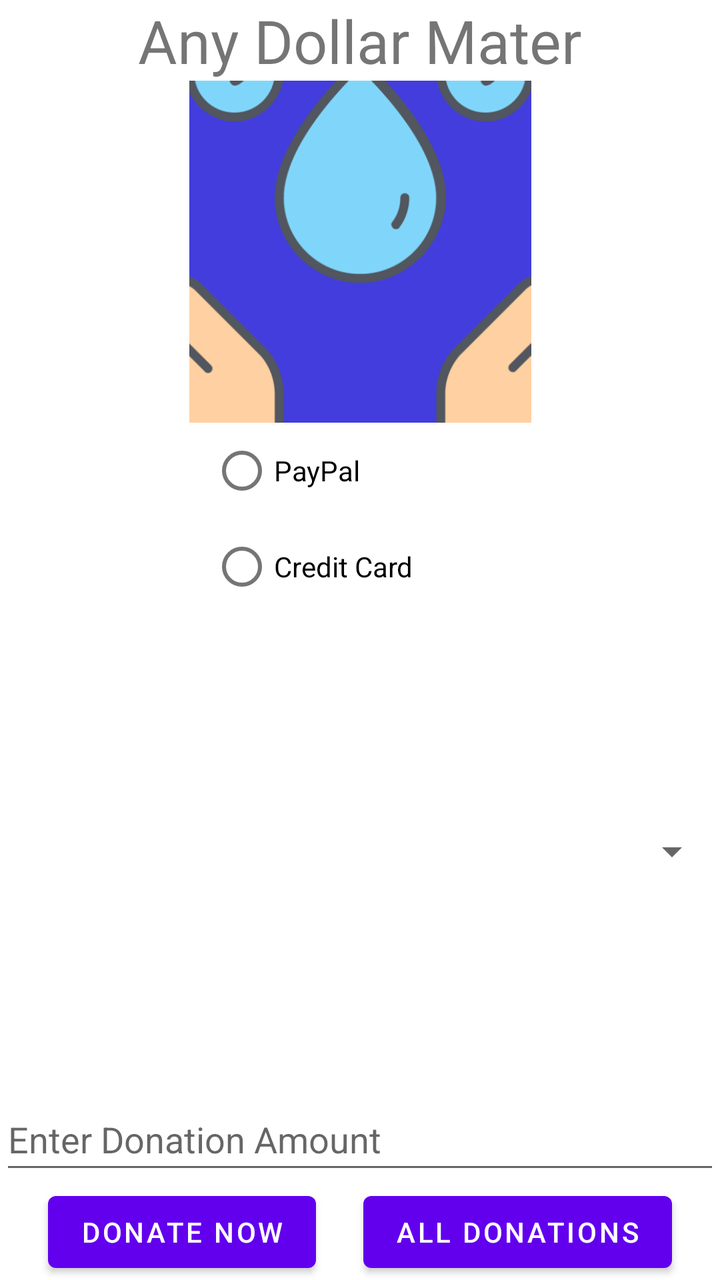
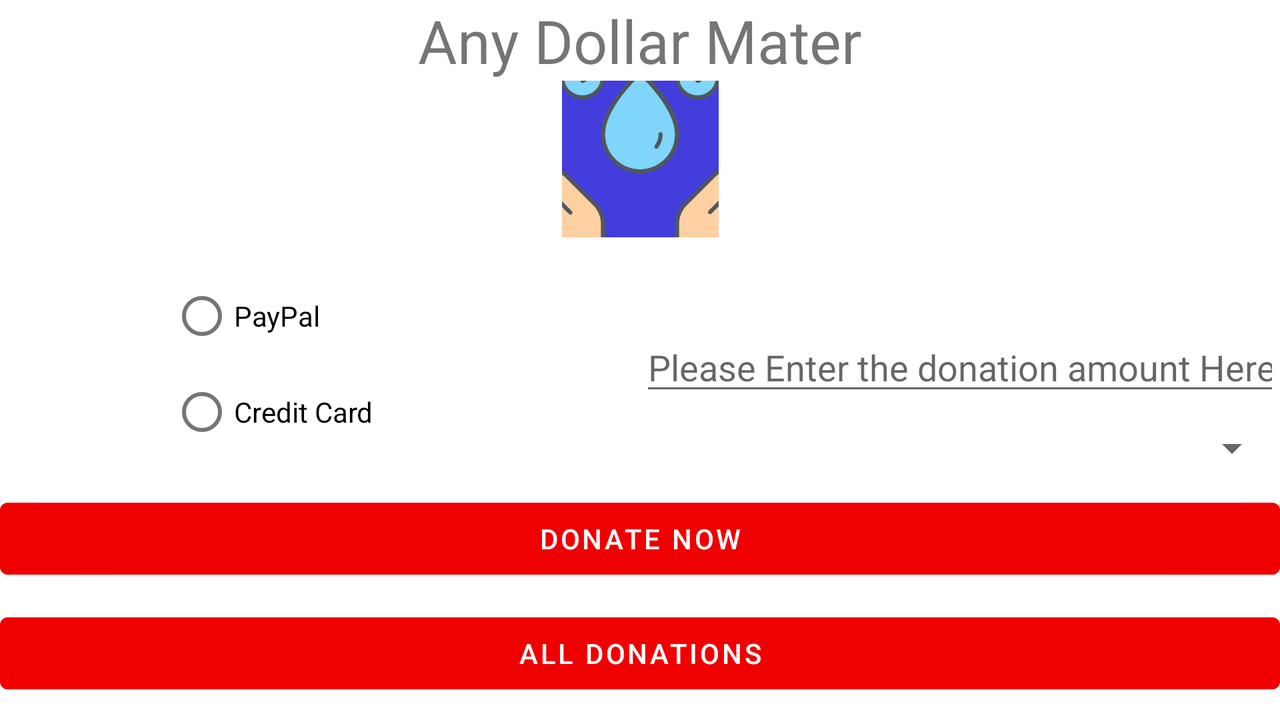

Compare how this app lays out the same screen by default and in its alternative resource folder. The renders come first, then the two layout files and the values they reference.
<!-- AndroidManifest.xml: application theme Theme.SimpileCalculator -->
<!-- res/layout/activity_donation.xml -->
<?xml version="1.0" encoding="utf-8"?>
<androidx.constraintlayout.widget.ConstraintLayout xmlns:android="http://schemas.android.com/apk/res/android"
    xmlns:app="http://schemas.android.com/apk/res-auto"
    xmlns:tools="http://schemas.android.com/tools"
    android:id="@+id/relativeLayout"
    android:layout_width="match_parent"
    android:layout_height="match_parent"
    tools:context=".DonationActivity">

    <TextView
        android:id="@+id/title"
        android:layout_width="0dp"
        android:layout_height="wrap_content"
        android:gravity="center"
        android:text="@string/any_dollar_mater"
        android:textSize="30sp"
        app:layout_constraintBottom_toTopOf="@id/image"
        app:layout_constraintEnd_toEndOf="parent"
        app:layout_constraintStart_toStartOf="parent"
        app:layout_constraintTop_toTopOf="parent"/>



    <ImageView
        android:id="@+id/image"
        android:layout_width="0dp"
        android:layout_height="0dp"
        android:src="@drawable/image"
        app:layout_constraintBottom_toTopOf="@+id/guideline2"
        app:layout_constraintEnd_toEndOf="parent"
        app:layout_constraintStart_toStartOf="parent"
        app:layout_constraintTop_toBottomOf="@+id/title" />

<RadioGroup
    android:id="@+id/radiogroup"
    android:layout_width="0dp"
    android:layout_height="wrap_content"
    app:layout_constraintEnd_toEndOf="parent"
    app:layout_constraintStart_toStartOf="parent"
    app:layout_constraintBottom_toTopOf="@id/currency_spinner"
    app:layout_constraintTop_toBottomOf="@id/guideline2"
    app:layout_constraintVertical_chainStyle="spread_inside"
    >
    <RadioButton
        android:id="@+id/paypal"
        android:layout_width="150dp"
        android:layout_height="wrap_content"
        android:text="PayPal"
        android:layout_gravity="center"
        />

    <RadioButton
        android:id="@+id/creditCard"
        android:layout_width="150dp"
        android:layout_height="wrap_content"
        android:text="Credit Card"
        android:layout_gravity="center"

        />

</RadioGroup>


    <Spinner
        android:id="@+id/currency_spinner"
        android:layout_width="0dp"
        android:layout_height="wrap_content"
        android:minHeight="48dp"
        app:layout_constraintBottom_toTopOf="@id/donation_amount"
        app:layout_constraintEnd_toEndOf="parent"
        app:layout_constraintStart_toStartOf="parent"
        app:layout_constraintTop_toBottomOf="@id/radiogroup" />

    <EditText
        android:id="@+id/donation_amount"
        android:layout_width="0dp"
        android:layout_height="wrap_content"
        android:hint="@string/please_enter_the_donation_amount_here"
        android:inputType="number"
        android:minHeight="48dp"
        app:layout_constraintBottom_toTopOf="@id/donate_button"
        app:layout_constraintEnd_toEndOf="parent"
        app:layout_constraintStart_toStartOf="parent"
        app:layout_constraintTop_toBottomOf="@id/currency_spinner"
        app:layout_constraintVertical_chainStyle="spread_inside" />

    <Button
        android:id="@+id/donate_button"
        android:layout_width="wrap_content"
        android:layout_height="wrap_content"
        android:text="Donate Now"
        app:layout_constraintBottom_toBottomOf="parent"
    app:layout_constraintEnd_toStartOf="@id/toListOfDonation"
        app:layout_constraintStart_toStartOf="parent"
        />
    <Button
        android:id="@+id/toListOfDonation"
        android:layout_width="wrap_content"
        android:layout_height="wrap_content"
        android:text="All Donations"
        app:layout_constraintTop_toBottomOf="@id/donation_amount"
        app:layout_constraintBottom_toBottomOf="parent"
        app:layout_constraintEnd_toEndOf="parent"
        app:layout_constraintStart_toEndOf="@id/donate_button"
        />
    <androidx.constraintlayout.widget.Guideline
        android:id="@+id/guideline2"
        android:layout_width="wrap_content"
        android:layout_height="wrap_content"
        android:orientation="horizontal"
        app:layout_constraintGuide_percent="0.33" />
</androidx.constraintlayout.widget.ConstraintLayout>
<!-- resources referenced by this layout -->
<resources>
  <!-- drawable image: png bitmap (drawable, 29227 bytes) -->
  <string name="any_dollar_mater">Any Dollar Mater</string>
  <string name="please_enter_the_donation_amount_here">Enter Donation Amount</string>
  <style name="Theme.SimpileCalculator" parent="Theme.MaterialComponents.DayNight.DarkActionBar">
          
          <item name="colorPrimary">@color/purple_500</item>
          <item name="colorPrimaryVariant">@color/purple_700</item>
          <item name="colorOnPrimary">@color/white</item>
          
          <item name="colorSecondary">@color/teal_200</item>
          <item name="colorSecondaryVariant">@color/teal_700</item>
          <item name="colorOnSecondary">@color/black</item>
          
          <item name="android:statusBarColor" tools:targetApi="l">?attr/colorPrimaryVariant</item>
          
      </style>
  <color name="purple_500">#FF6200EE</color>
  <color name="purple_700">#FF3700B3</color>
  <color name="white">#FFFFFFFF</color>
  <color name="teal_200">#FF03DAC5</color>
  <color name="teal_700">#FF018786</color>
  <color name="black">#FF000000</color>
</resources>
<!-- res/layout-land/activity_donation.xml (the repository's variant of the layout above) -->
<!-- drawn on the phone turned sideways -->
<?xml version="1.0" encoding="utf-8"?>
<androidx.constraintlayout.widget.ConstraintLayout
    xmlns:android="http://schemas.android.com/apk/res/android"
    xmlns:app="http://schemas.android.com/apk/res-auto"
    xmlns:tools="http://schemas.android.com/tools"
    android:id="@+id/relativeLayout"
    android:layout_width="match_parent"
    android:layout_height="match_parent"
    tools:context=".DonationActivity"

    >

    <TextView
        android:id="@+id/title"
        android:layout_width="0dp"
        android:layout_height="wrap_content"
        android:gravity="center"
        android:text="@string/any_dollar_mater"
        android:textSize="30sp"
        app:layout_constraintBottom_toTopOf="@id/image"
        app:layout_constraintEnd_toEndOf="parent"
        app:layout_constraintStart_toStartOf="parent"
        app:layout_constraintTop_toTopOf="parent"/>

    <ImageView
        android:id="@+id/image"
        android:layout_width="0dp"
        android:layout_height="0dp"
        android:src="@drawable/image"
        app:layout_constraintBottom_toTopOf="@+id/guideline2"
        app:layout_constraintEnd_toEndOf="parent"
        app:layout_constraintStart_toStartOf="parent"
        app:layout_constraintTop_toBottomOf="@+id/title" />

    <RadioGroup
        android:id="@+id/radiogroup"
        android:layout_width="0dp"
        android:layout_height="wrap_content"
        app:layout_constraintEnd_toEndOf="@id/guideline3"
        app:layout_constraintStart_toStartOf="parent"
        app:layout_constraintTop_toBottomOf="@id/guideline2"
        app:layout_constraintVertical_chainStyle="spread_inside"
        app:layout_constraintBottom_toTopOf="@id/donate_button"
        >
        <RadioButton
            android:id="@+id/paypal"
            android:layout_width="150dp"
            android:layout_height="wrap_content"
            android:text="PayPal"
            android:layout_gravity="center"
            />

        <RadioButton
            android:id="@+id/creditCard"
            android:layout_width="150dp"
            android:layout_height="wrap_content"
            android:text="Credit Card"
            android:layout_gravity="center"

            />

    </RadioGroup>
    <EditText
        android:id="@+id/donation_amount"
        android:layout_width="0dp"
        android:layout_height="wrap_content"
        android:hint="Please Enter the donation amount Here"
        android:inputType="number"
        app:layout_constraintEnd_toEndOf="parent"
        app:layout_constraintStart_toStartOf="@id/guideline3"
        app:layout_constraintBottom_toTopOf="@id/donate_button"
        app:layout_constraintTop_toBottomOf="@id/guideline2"
        />

    <Spinner
        android:id="@+id/currency_spinner"
        android:layout_width="0dp"
        android:layout_height="wrap_content"
        app:layout_constraintTop_toBottomOf="@id/donation_amount"
        app:layout_constraintEnd_toEndOf="parent"
        app:layout_constraintStart_toStartOf="parent"

         app:layout_constraintBottom_toTopOf="@id/donate_button"
             />

    <Button
        android:id="@+id/donate_button"
        android:layout_width="0dp"
        android:layout_height="wrap_content"
        android:text="Donate Now"
        android:backgroundTint="@color/buttonColor"
        app:layout_constraintBottom_toTopOf="@id/toListOfDonation"
        app:layout_constraintTop_toBottomOf="@id/currency_spinner"
        app:layout_constraintEnd_toEndOf="parent"
        app:layout_constraintStart_toStartOf="parent"
        />

    <Button
        android:id="@+id/toListOfDonation"
        android:layout_width="0dp"
        android:layout_height="wrap_content"
        android:text="All Donations"
        app:layout_constraintBottom_toBottomOf="parent"
        android:backgroundTint="@color/buttonColor"
        app:layout_constraintTop_toBottomOf="@id/donate_button"
        app:layout_constraintEnd_toEndOf="parent"
        app:layout_constraintStart_toStartOf="parent"
        />
    <androidx.constraintlayout.widget.Guideline
        android:id="@+id/guideline2"
        android:layout_width="wrap_content"
        android:layout_height="wrap_content"
        android:orientation="horizontal"
        app:layout_constraintGuide_percent="0.33" />

    <androidx.constraintlayout.widget.Guideline
        android:id="@+id/guideline3"
        android:layout_width="wrap_content"
        android:layout_height="wrap_content"
        android:orientation="vertical"
        app:layout_constraintGuide_percent="0.5" />
</androidx.constraintlayout.widget.ConstraintLayout>
<!-- resources referenced by the variant -->
<!-- as the phone turned sideways resolves them -->
<resources>
  <color name="buttonColor">#fff00000</color>
  <!-- drawable image: png bitmap (drawable, 29227 bytes) -->
  <string name="any_dollar_mater">Any Dollar Mater</string>
  <style name="Theme.SimpileCalculator" parent="Theme.MaterialComponents.DayNight.DarkActionBar">
          
          <item name="colorPrimary">@color/purple_500</item>
          <item name="colorPrimaryVariant">@color/purple_700</item>
          <item name="colorOnPrimary">@color/white</item>
          
          <item name="colorSecondary">@color/teal_200</item>
          <item name="colorSecondaryVariant">@color/teal_700</item>
          <item name="colorOnSecondary">@color/black</item>
          
          <item name="android:statusBarColor" tools:targetApi="l">?attr/colorPrimaryVariant</item>
          
      </style>
  <color name="purple_500">#FF6200EE</color>
  <color name="purple_700">#FF3700B3</color>
  <color name="white">#FFFFFFFF</color>
  <color name="teal_200">#FF03DAC5</color>
  <color name="teal_700">#FF018786</color>
  <color name="black">#FF000000</color>
</resources>
